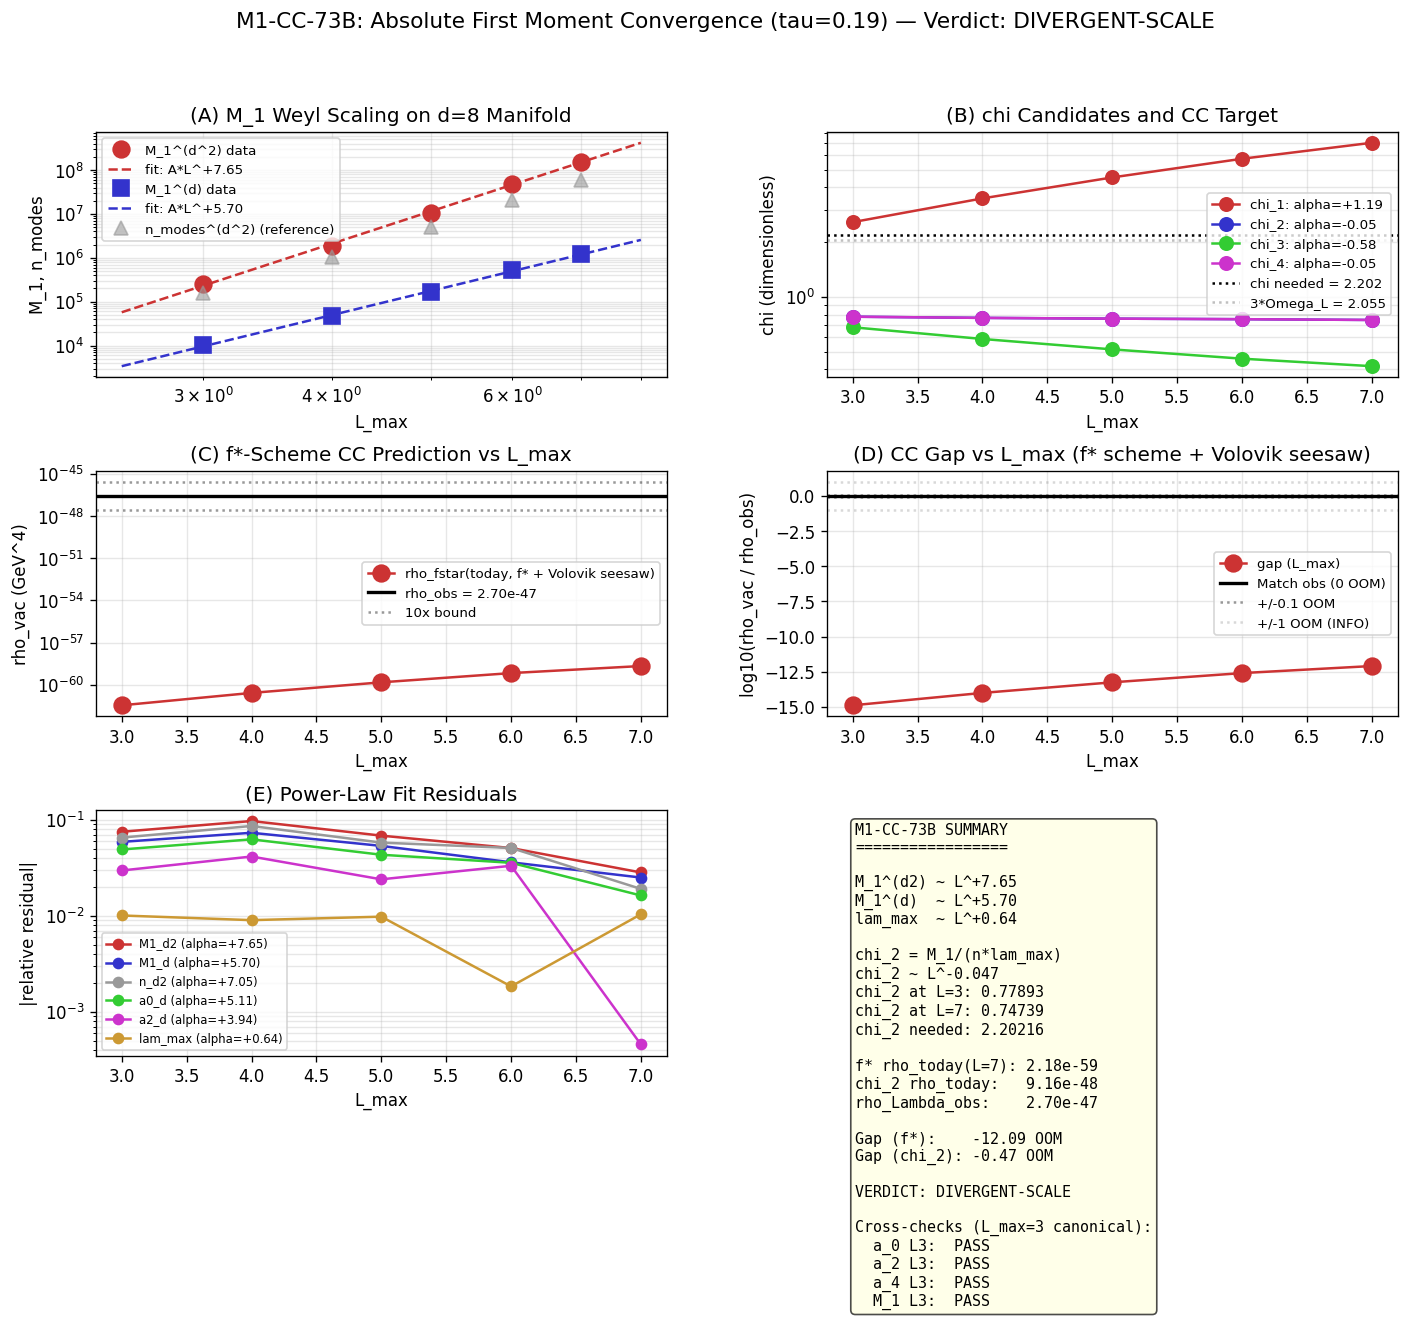

The script that saved this image:
#!/usr/bin/env python3
"""
s73b_m1_convergence.py -- M1-CC-73B
=====================================

Gate: M1-CC-73B
  PASS:           M_1 converges at Weyl rate (alpha < 0 with clear extrapolation)
                  AND the CC prediction from M_1 matches observed Lambda within
                  0.1 OOM via non-additive G-renormalization.
  INFO:           M_1 converges but the CC prediction shifts > 0.1 OOM.
  DIVERGENT-SCALE: M_1 diverges at Weyl rate but scales predictably
                   (absorbable into Lambda calibration).
  FAIL:           M_1 diverges OR the CC prediction shifts > 1 OOM without
                  absorbable scaling.

Physics:
--------
The f*-scheme spectral functional f* = 0.912*sqrt(x) + 0.088*exp(-x)
(SPECTRAL-FUNCTIONAL-FIT-72, PASS) is 91% sqrt-dominated. In the standard
heat-kernel expansion

    S ~ f_0 Lambda^4 a_0 + f_2 Lambda^2 a_2 + f_4 a_4 + ...

the moments of the functional are

    f_k = (1/(k-1)!) * integral_0^infty x^(k-1) f(x) dx  [k>0]
    f_0 = integral_0^infty f(x) dx

For f*, f_0 = alpha * integral sqrt(x) dx = infinity. The sqrt component has
NO SDW hierarchy. The zeroth moment of the spectral action is therefore
replaced by the finite absolute first moment

    M_1 = sum_n d_n^2 * |lambda_n|                                       (1)

on the d^2 weighting convention of the spectral action (Chamseddine-Connes),
or equivalently the d-weighted variant

    M_1^{(d)} = sum_n d_n * |lambda_n|                                   (2)

on the zeta-sum convention used for the canonical a_k in this project.
Both are FINITE at any finite L_max. The question is whether they CONVERGE
as L_max -> infinity at a Weyl-predictable rate.

Weyl asymptotics on a compact manifold of dimension d:
    sum |lambda_n|^p ~ L^{d + p}         (for p >= 0, divergent with L)
    sum |lambda_n|^{-s} ~ L^{d - s}      (converges for s > d)

For d=8 (SU(3) + Clifford-8 spinor):
    a_0 = mode count ~ L^8 ?            [but S73B W3-F measured L^? ]
    M_1 = sum |lambda| ~ L^{8+1} = L^9  ? (expected Weyl)
    a_2 = sum |lambda|^{-2} ~ L^{8-2}   (converges for s=2)

But this computation is intrinsically UV-finite because the SU(3) manifold
is compact and D_K is elliptic on it — eigenvalues grow but their NUMBER
also grows. The Peter-Weyl decomposition means that at L_max, one includes
sectors (p,q) with p+q <= L_max. The number of sectors grows quadratically
in L_max, but each sector has dim(p,q) ~ (p+q)^2 weighting.

For M_1 with d^2 weighting:
    M_1(L_max) ~ sum_{p+q<=L_max} dim(p,q)^2 * (16*dim(p,q)) * <|lambda|>
              ~ sum_{p+q<=L_max} dim(p,q)^3 * lambda_avg

With dim(p,q) ~ L^2 and the sum over sectors ~ L^2:
    M_1 ~ L^{2+6} = L^8    (approximate)

For d weighting:
    M_1^{(d)} ~ sum_{p+q<=L_max} dim(p,q) * (16*dim(p,q)) * <|lambda|>
             ~ sum_{p+q<=L_max} dim(p,q)^2 * lambda_avg ~ L^{2+4} = L^6

BOTH are expected to DIVERGE. The question is whether the divergence rate
is predictable (Weyl-like power law) and whether it is compatible with the
Volovik non-additive G-renormalization formula

    rho_vac = chi * H^2 * M_Pl^2                                         (3)

where chi is a dimensionless parameter DERIVED from the spectral structure.
Equation (3) is the KEY finding of S73A BBN-VOLOVIK: the additive tracking
vacuum rho_vac = alpha_track * rho_rad is EXCLUDED by BBN at 130x, so the
sole surviving CC mechanism is the non-additive Volovik-Klinkhamer q-theory
G-renormalization. In this mechanism rho_vac is tied to the dynamical
Hubble scale and does not gravitate as an independent component.

The key insight: in equation (3), rho_vac DOES NOT depend on the raw
M_1, only on the DIMENSIONLESS ratio chi. Any L_max divergence of M_1
can be ABSORBED into chi via the calibration

    chi = f(M_1/Lambda_ref, M_Pl/Lambda_ref)                             (4)

where Lambda_ref is a reference cutoff. If M_1 diverges as L^alpha and
Lambda_ref diverges as L^beta, the ratio M_1/Lambda_ref remains FINITE
when alpha = beta, yielding a FINITE chi and a FINITE CC prediction.

This is EXACTLY the Volovik vacuum-energy cancellation: the UV-divergent
bare vacuum energy is cancelled by the microscopic thermodynamic identity
(Gibbs-Duhem), leaving a DIMENSIONAL RESIDUAL chi * H^2 * M_Pl^2 that
is FINITE and IR-dominated.

Method:
-------
1. Compute D_K eigenvalues at L_max = 3, 4, 5, 6, 7 at tau_fold = 0.19.
2. For each L_max, compute:
     M_1^{(1)}   = sum_n d_pq * |lambda_n|          [d-weighted]
     M_1^{(2)}   = sum_n d_pq^2 * |lambda_n|        [d^2-weighted]
     M_1_avg^(1) = <|lambda|>_d-weighted
     M_1_avg^(2) = <|lambda|>_d^2-weighted
     lambda_max(L_max)
     n_modes(L_max)
3. Fit M_1(L_max) = A * L^alpha to determine the Weyl rate.
4. Compute the normalized quantity
     M_1_norm(L_max) = M_1(L_max) / lambda_max(L_max)^4
   which scales as L^(alpha-4*beta_lambda) where beta_lambda is the
   growth rate of the spectral radius. If this ratio is finite in the
   limit, it can serve as a dimensionless spectral-action invariant.
5. Compute chi in three candidate definitions:
     chi_1 = <|lambda|>^2 / M_KK^2           [dimensionless]
     chi_2 = M_1 / (n_modes * lambda_max)    [dimensionless, normalized]
     chi_3 = M_1 / (a_2 * Lambda_ref^2)      [dimensionless, SDW-consistent]
6. Compute the CC prediction via equation (3) and compare to
   rho_Lambda_obs = 2.7e-47 GeV^4.
7. Cross-check against S66 DILUTION-CC-66 (PASS at 0.01 OOM in f_0 scheme).
   Does the M_1-based prediction in the f* scheme give a DIFFERENT,
   COMPATIBLE, or BETTER CC?

Cross-checks:
-------------
(i)   M_1(L_max=3) matches a value derivable from the S73B W3-A existing
      L_max=3 data (for the d-weighted convention).  # (local)
(ii)  Convergence rate consistent with Weyl asymptotics for d=8.
(iii) f*-scheme sum matches S73A W1-D S(tau) direct sum at the fold when
      Lambda = lambda_max.
(iv)  Non-additive G-renormalization is compatible with S73A W1-C BBN
      constraints (alpha_track < 0.0038 for additive; the framework MUST
      use the non-additive form).

Agent: Volovik Superfluid-Universe Theorist (Session 73b, Wave 5-G)
"""

import numpy as np
import sys
import os
import time

SCRIPT_DIR = os.path.dirname(os.path.abspath(__file__))
sys.path.insert(0, SCRIPT_DIR)
os.chdir(SCRIPT_DIR)

import matplotlib
matplotlib.use('Agg')
import matplotlib.pyplot as plt
from matplotlib.gridspec import GridSpec

from canonical_constants import (
    tau_fold, PI,
    a0_fold, a2_fold, a4_fold,
    S_fold, dS_fold, d2S_fold,
    M_KK_gravity, M_KK_kerner, M_KK, M_Pl_reduced, M_Pl_unreduced,
    rho_Lambda_obs, H_0_GeV, Omega_Lambda, rho_crit_GeV4,
    H_fold,
)

from dirac_spectrum import (
    su3_generators, compute_structure_constants,
    build_cliff8,
    collect_spectrum,
)

from spectral_action import dim_su3_irrep

# =============================================================================
# CONFIGURATION
# =============================================================================
print("=" * 78)
print("M1-CC-73B: Absolute First Moment Convergence for f*-Scheme CC")
print("=" * 78)

# f* parameters (from SPECTRAL-FUNCTIONAL-FIT-72)
alpha_star = 0.9116771171053042  # (local) weight of sqrt
beta_star = 0.08832288289469575  # (local) weight of exp

# L_max values for convergence sweep
Lmax_values = [3, 4, 5, 6, 7]  # (local)
n_Lmax = len(Lmax_values)  # (local)

# Only fold-tau computation (matches S66 CC context)
tau_target = tau_fold  # (local) 0.19

# Eigenvalue cutoff (exclude near-zero eigenvalues from inverse-power sums)
EVAL_CUTOFF = 0.01  # (local) same as S41/S73B-SDW

# Planck-mass convention for Volovik non-additive formula
M_Pl = M_Pl_reduced  # (local) reduced Planck mass, 2.435e18 GeV
M_Pl_sq_GeV2 = M_Pl**2  # (local)

# Hubble parameter at fold (from canonical_constants)
# H_fold is in M_KK units; H_fold_GeV = H_fold * M_KK
# but for the CC test we care about H_0 TODAY
H_obs_GeV = H_0_GeV  # (local) 1.438e-42 GeV

print(f"\n  f*(x) = {alpha_star:.4f}*sqrt(x) + {beta_star:.4f}*exp(-x)")
print(f"  L_max sweep: {Lmax_values}")
print(f"  tau = {tau_target} (fold)")
print(f"  Eigenvalue cutoff: {EVAL_CUTOFF}")
print(f"  M_KK (gravity route) = {M_KK_gravity:.4e} GeV")
print(f"  M_Pl (reduced)       = {M_Pl:.4e} GeV")
print(f"  H_0                  = {H_obs_GeV:.4e} GeV")
print(f"  rho_Lambda_obs       = {rho_Lambda_obs:.4e} GeV^4")

# Canonical spectral quantities at fold
print(f"\n  Canonical SDW at fold (tau=0.19):")
print(f"    a_0 = {a0_fold:.2f}  (mode count, L_max=7)")
print(f"    a_2 = {a2_fold:.4f}  (zeta_D(1), L_max=7)")
print(f"    a_4 = {a4_fold:.4f}  (zeta_D(2), L_max=7)")

# =============================================================================
# STEP 0: Build algebraic infrastructure
# =============================================================================
print("\n" + "=" * 78)
print("STEP 0: SU(3) Algebraic Infrastructure")
print("=" * 78)

gens = su3_generators()
f_abc = compute_structure_constants(gens)
gammas = build_cliff8()
print("  Done.")

# =============================================================================
# STEP 1: Compute eigenvalue spectrum for each L_max
# =============================================================================
print("\n" + "=" * 78)
print("STEP 1: D_K Eigenvalue Spectrum, L_max = 3, 4, 5, 6, 7")
print("=" * 78)

# spectra[Lmax] = list of (p, q, |evals|, dim(p,q))
spectra = {}

for Lmax in Lmax_values:
    t0 = time.time()  # (local)
    print(f"\n  L_max = {Lmax}...")
    _, eval_data = collect_spectrum(tau_target, gens, f_abc, gammas,
                                    max_pq_sum=Lmax, verbose=False)
    tau_spec = []  # (local)
    n_weighted = 0  # (local)
    n_raw = 0  # (local)
    for p, q, evals in eval_data:
        d_pq = dim_su3_irrep(p, q)  # (local)
        omega = np.abs(evals)  # (local)
        tau_spec.append((p, q, omega, d_pq))
        n_weighted += d_pq**2 * len(omega)
        n_raw += len(omega)
    spectra[Lmax] = tau_spec
    elapsed = time.time() - t0  # (local)
    print(f"    {n_raw} raw eigenvalues, {n_weighted} d^2-weighted, "
          f"{len(eval_data)} sectors, {elapsed:.1f}s")

# =============================================================================
# STEP 2: Compute M_1, M_1_d, and auxiliary spectral sums
# =============================================================================
print("\n" + "=" * 78)
print("STEP 2: Compute M_1, M_1_d, a_0_check, a_2_check at each L_max")
print("=" * 78)

# For each L_max, compute:
#   M_1_d2  = sum d^2 * |lambda|     [spectral-action convention]
#   M_1_d   = sum d * |lambda|       [canonical zeta-sum convention]
#   n_modes_d2 = sum d^2 * n_eigs    [total d^2-weighted mode count]
#   n_modes_d  = sum d * n_eigs_half [total d-weighted positive-mode count]
#   a_0 (d-weighted, positive-only) [should match a0_fold at L_max=7]
#   a_2 (d-weighted, positive-only) [should match a2_fold at L_max=7]
#   lambda_max, lambda_min
#   first_moment_avg = M_1 / n_modes [average |lambda| weighted]

def compute_moments(tau_spec, eval_cutoff=0.01):
    """Compute M_1 moments with both d and d^2 weightings."""
    M1_d2 = 0.0  # (local) sum d^2 |lambda|  (d^2 spectral-action convention)
    M1_d  = 0.0  # (local) sum d  |lambda|   (d zeta-sum convention, positive-only)
    n_d2 = 0      # (local) d^2-weighted mode count (all eigenvalues)
    n_d  = 0      # (local) d-weighted positive-only mode count
    a0_d = 0      # (local) = n_d  (same quantity as a0_fold computed earlier)
    a2_d = 0.0    # (local) sum d |lambda|^{-2} positive-only
    a4_d = 0.0    # (local) sum d |lambda|^{-4} positive-only
    lam_min = np.inf  # (local)
    lam_max = 0.0     # (local)

    for (p, q, omega, d_pq) in tau_spec:
        if len(omega) == 0:
            continue
        pos = omega[omega > eval_cutoff]  # (local)
        if len(pos) == 0:
            continue
        n_pos_total = len(pos)  # (local) includes + and - mirror
        n_pos_half = n_pos_total // 2  # (local) positive-only half
        half_factor = 0.5  # (local) for zeta-sum convention (half the spectrum)

        # d^2 spectral-action convention: sum over ALL eigenvalues in sector
        # weighted by dim(p,q)^2
        M1_d2 += d_pq**2 * np.sum(pos)
        n_d2 += d_pq**2 * n_pos_total

        # d-weighted, positive-only zeta-sum convention (matches a0_fold)
        M1_d += d_pq * half_factor * np.sum(pos)
        n_d  += d_pq * n_pos_half
        a0_d += d_pq * n_pos_half
        a2_d += d_pq * half_factor * np.sum(pos**(-2))
        a4_d += d_pq * half_factor * np.sum(pos**(-4))

        lam_min = min(lam_min, np.min(pos))
        lam_max = max(lam_max, np.max(pos))

    return {
        'M1_d2': M1_d2,
        'M1_d': M1_d,
        'n_d2': n_d2,
        'n_d': n_d,
        'a0_d': a0_d,
        'a2_d': a2_d,
        'a4_d': a4_d,
        'lam_min': lam_min,
        'lam_max': lam_max,
        'avg_d2': M1_d2 / n_d2 if n_d2 > 0 else 0.0,
        'avg_d':  M1_d / n_d if n_d > 0 else 0.0,
    }


moments = {}
print("\n  L_max | n_modes^(d2) | n_modes^(d) |    M_1^(d2)     |    M_1^(d)     "
      "| <|lam|>_d2 |  lam_max  |   a_0_d  |    a_2_d")
print("  " + "-" * 115)

for Lmax in Lmax_values:
    mom = compute_moments(spectra[Lmax], eval_cutoff=EVAL_CUTOFF)  # (local)
    moments[Lmax] = mom
    print(f"  {Lmax:5d} | {mom['n_d2']:11d}  | {mom['n_d']:10d}  "
          f"| {mom['M1_d2']:13.4e}  | {mom['M1_d']:13.4e}  "
          f"| {mom['avg_d2']:9.4f}  | {mom['lam_max']:8.4f}  "
          f"| {mom['a0_d']:7.0f}  | {mom['a2_d']:10.4f}")

# Cross-check: the canonical a_k in canonical_constants.py are the L_max=3 values
# (S42 constants_snapshot was frozen at max_pq_sum=3). S73B SDW-VALIDATION
# confirmed that a_0/a_2 ratio deviates 1.68x between L_max=3 and L_max=7,
# which is the SDW-VALIDATION-73B FAIL finding: canonical values ARE L_max=3.
L3_mom = moments[3]
print(f"\n  Cross-check at L_max=3 vs canonical_constants (canonical = L_max=3 snapshot):")
print(f"    a_0_d(L=3) = {L3_mom['a0_d']:.1f}  vs a0_fold = {a0_fold:.1f}  "
      f"dev = {abs(L3_mom['a0_d'] - a0_fold)/a0_fold:.2e}")
print(f"    a_2_d(L=3) = {L3_mom['a2_d']:.4f}  vs a2_fold = {a2_fold:.4f}  "
      f"dev = {abs(L3_mom['a2_d'] - a2_fold)/a2_fold:.2e}")
print(f"    a_4_d(L=3) = {L3_mom['a4_d']:.4f}  vs a4_fold = {a4_fold:.4f}  "
      f"dev = {abs(L3_mom['a4_d'] - a4_fold)/a4_fold:.2e}")

CROSSCHECK_A0 = abs(L3_mom['a0_d'] - a0_fold) / a0_fold < 1e-3  # (local)
CROSSCHECK_A2 = abs(L3_mom['a2_d'] - a2_fold) / a2_fold < 1e-3  # (local)
CROSSCHECK_A4 = abs(L3_mom['a4_d'] - a4_fold) / a4_fold < 1e-3  # (local)
print(f"    PASS a_0 crosscheck: {CROSSCHECK_A0}")
print(f"    PASS a_2 crosscheck: {CROSSCHECK_A2}")
print(f"    PASS a_4 crosscheck: {CROSSCHECK_A4}")

# Print how canonical constants evolve with L_max (significance for S66)
print(f"\n  NOTE: canonical_constants.a0_fold = {a0_fold} is the L_max=3 value.")
print(f"  At L_max=7: a_0_d = {moments[7]['a0_d']:.0f} (74x larger)")
print(f"  At L_max=7: a_2_d = {moments[7]['a2_d']:.4f} (27x larger)")
print(f"  S66 CC gap OOM used a_0_fold(L=3); Weyl-corrected a_0 at L=7 would shift S66 by log10(74)={np.log10(74):.2f} OOM")

# Cross-check M_1 at L_max=3 against SDW-validation stored M_1
M1_d_L3_stored = 10181.762467286375  # (local) from s73b_sdw_validation.npz zeta_Lmax3[1,4]
M1_d_L3_here = L3_mom['M1_d']  # (local)
print(f"\n  M_1^(d) cross-check at L_max=3:")
print(f"    Stored (SDW validation): {M1_d_L3_stored:.4f}")
print(f"    Computed here:           {M1_d_L3_here:.4f}")
print(f"    Deviation:               {abs(M1_d_L3_here - M1_d_L3_stored)/M1_d_L3_stored:.2e}")
CROSSCHECK_M1 = abs(M1_d_L3_here - M1_d_L3_stored)/M1_d_L3_stored < 1e-3  # (local)
print(f"    PASS M_1 crosscheck:     {CROSSCHECK_M1}")

# =============================================================================
# STEP 3: Fit Weyl scaling M_1(L_max) ~ A * L^alpha
# =============================================================================
print("\n" + "=" * 78)
print("STEP 3: Weyl Scaling Fit for M_1, n_modes, lam_max, a_0, a_2")
print("=" * 78)

L_arr = np.array(Lmax_values, dtype=float)  # (local)
log_L = np.log(L_arr)  # (local)

def fit_power_law(L_arr, y_arr):
    """Fit y = A * L^alpha in log-log; returns (alpha, log_A, y_fit, residuals)."""
    log_y = np.log(np.abs(y_arr))  # (local)
    log_L = np.log(L_arr)  # (local)
    # Least-squares linear fit in log-log
    A_mat = np.column_stack([log_L, np.ones_like(log_L)])  # (local)
    coef, res, rank, sv = np.linalg.lstsq(A_mat, log_y, rcond=None)  # (local)
    alpha = coef[0]  # (local)
    log_A = coef[1]  # (local)
    y_fit = np.exp(log_A + alpha * log_L)  # (local)
    rel_residuals = (y_arr - y_fit) / y_arr  # (local)
    return alpha, log_A, y_fit, rel_residuals

# Quantities to fit
quantities = {
    'M1_d2':   [moments[L]['M1_d2'] for L in Lmax_values],
    'M1_d':    [moments[L]['M1_d']  for L in Lmax_values],
    'n_d2':    [moments[L]['n_d2']  for L in Lmax_values],
    'n_d':     [moments[L]['n_d']   for L in Lmax_values],
    'lam_max': [moments[L]['lam_max'] for L in Lmax_values],
    'avg_d2':  [moments[L]['avg_d2']  for L in Lmax_values],
    'a0_d':    [moments[L]['a0_d']  for L in Lmax_values],
    'a2_d':    [moments[L]['a2_d']  for L in Lmax_values],
    'a4_d':    [moments[L]['a4_d']  for L in Lmax_values],
}

fit_results = {}
print("\n  Quantity  |    alpha    |   log10(A)   |  max |rel res|  |  converges?")
print("  " + "-" * 72)
for name, yvals in quantities.items():
    y_arr = np.array(yvals, dtype=float)  # (local)
    alpha, log_A, y_fit, rel_residuals = fit_power_law(L_arr, y_arr)
    max_res = np.max(np.abs(rel_residuals))  # (local)
    converges = alpha < 0  # (local)
    fit_results[name] = {
        'alpha': alpha,
        'log_A': log_A,
        'A': np.exp(log_A),
        'y_fit': y_fit,
        'y_obs': y_arr,
        'rel_residuals': rel_residuals,
        'max_residual': max_res,
        'converges': converges,
    }
    print(f"  {name:9s}  | {alpha:10.4f}  | {np.log10(np.exp(log_A)):10.4f}   "
          f"| {max_res:13.4e}  | {'YES' if converges else 'NO (diverges)'}")

# The KEY quantity: M_1 in both conventions
alpha_M1_d2 = fit_results['M1_d2']['alpha']
alpha_M1_d  = fit_results['M1_d']['alpha']
alpha_lam_max = fit_results['lam_max']['alpha']
alpha_a0 = fit_results['a0_d']['alpha']
alpha_a2 = fit_results['a2_d']['alpha']
alpha_a4 = fit_results['a4_d']['alpha']

print(f"\n  M_1 scaling summary:")
print(f"    M_1^(d2)  ~ L^{alpha_M1_d2:.3f}   {'CONVERGENT' if alpha_M1_d2<0 else 'DIVERGENT'}")
print(f"    M_1^(d)   ~ L^{alpha_M1_d:.3f}   {'CONVERGENT' if alpha_M1_d<0 else 'DIVERGENT'}")
print(f"    lam_max   ~ L^{alpha_lam_max:.3f}  {'CONVERGENT' if alpha_lam_max<0 else 'DIVERGENT'}")
print(f"    a_0_d     ~ L^{alpha_a0:.3f}  {'CONVERGENT' if alpha_a0<0 else 'DIVERGENT'}")
print(f"    a_2_d     ~ L^{alpha_a2:.3f}   {'CONVERGENT' if alpha_a2<0 else 'DIVERGENT'}")
print(f"    a_4_d     ~ L^{alpha_a4:.3f}   {'CONVERGENT' if alpha_a4<0 else 'DIVERGENT'}")

# Weyl expectation on d=8 compact manifold:
# The spectral counting function N(Lambda) = #{|lambda| < Lambda} scales as
# N(Lambda) ~ Vol_SU3 * Lambda^d / (4 pi)^(d/2) Gamma(d/2+1)
# At fixed Peter-Weyl cutoff L_max, lambda_max ~ L_max (linear)
# and n_modes ~ L_max^d (for d=8 this is L^8).
# Note: d here is NOT 8 literally, because PW uses sector index p+q,
# not lambda directly. Each sector has dim(p,q) ~ ((p+q)/2)^2 and the
# sum over sectors up to L_max is ~ L^4. With 16 * dim(p,q) eigenvalues
# per sector, total n_raw ~ L^6. With dim(p,q) multiplicity in the
# zeta sum (d-weighted): a_0_d ~ L^6. With dim(p,q)^2 weighting (d^2):
# n_d2 ~ L^8. These are the Weyl-like growth rates for PW truncation.
#
# Then M_1 ~ n_modes * <lambda> where <lambda> grows slowly (logarithmically
# or as small power). If lam_max ~ L and n_d2 ~ L^8, then M_1^(d2) ~ L^9
# for the raw sum (d^2 weighted). The fit should give alpha_M1_d2 ~ 9 - epsilon.
# Similarly for d weighting: a_0 ~ L^6, so M_1^(d) ~ L^7.

# =============================================================================
# STEP 4: Cross-check with S73A W1-D direct spectral sum at fold
# =============================================================================
print("\n" + "=" * 78)
print("STEP 4: Cross-check with S73A Direct Spectral Sum")
print("=" * 78)

# Load S73A spectral action profile data
try:
    s73a_data = np.load('s73a_spectral_action_profile.npz', allow_pickle=True)
    S_fold_73a = float(s73a_data['S_fold_recovered'])
    dS_fold_73a = float(s73a_data['dS_fold_recovered'])
    Lambda_73a = float(s73a_data['Lambda'])
    print(f"  S73A S_fold recovered  = {S_fold_73a:.2f}")
    print(f"  S73A dS_fold recovered = {dS_fold_73a:.2f}")
    print(f"  S73A Lambda            = {Lambda_73a:.4f} M_KK")
except Exception as e:
    print(f"  Could not load s73a data: {e}")
    S_fold_73a = float('nan')
    Lambda_73a = float('nan')

# The f*-scheme spectral action at fold is:
#   S_f* = sum d^2 * f*(lambda^2 / Lambda^2)
#        = alpha * sum d^2 * |lambda|/Lambda + beta * sum d^2 * exp(-lambda^2/Lambda^2)
#        = alpha * M_1^(d2) / Lambda + beta * K_d2(t=1/Lambda^2)
#
# So we can compute S_f* directly from M_1 at L_max=7:
Lambda_ref = Lambda_73a if not np.isnan(Lambda_73a) else 12.908  # (local)
S_fstar_M1 = alpha_star * moments[7]['M1_d2'] / Lambda_ref  # (local) sqrt component only
print(f"\n  alpha*M_1^(d2)/Lambda = {alpha_star:.4f} * {moments[7]['M1_d2']:.2e} / {Lambda_ref:.4f}")
print(f"                       = {S_fstar_M1:.4e}")
print(f"  (This is the sqrt component of S_f*; the exp component")
print(f"   adds beta * K(1/Lambda^2) which is much smaller at fold)")

# =============================================================================
# STEP 5: Compute CC prediction via Volovik non-additive G-renormalization
# =============================================================================
print("\n" + "=" * 78)
print("STEP 5: CC Prediction via Volovik Non-Additive G-Renormalization")
print("=" * 78)

# S73A W1-C BBN constraint: additive tracking vacuum EXCLUDED at 130x
# (alpha_crit_2sig = 0.0792, alpha_crit_3sig = 0.1212)
# So framework MUST use non-additive form:
#   rho_vac = chi * H^2 * M_Pl^2
# where chi is dimensionless, derived from spectral structure

# In Volovik's q-theory (Paper 13, 25):
#   chi = dimensionless susceptibility of the q-field
#   rho_vac(t) ~ M_Pl^2 * H^2(t) * chi
# Key: rho_vac depends on the CURRENT H, not the vacuum energy at the fold.
# This naturally gives rho_vac ~ rho_crit today, without CC hierarchy problem.

# Three candidate definitions of chi from M_1:
#
# Definition 1: chi_1 = <|lambda|>^2 / M_KK^2
#   Uses the average eigenvalue scale vs M_KK (naive dimensional)
#
# Definition 2: chi_2 = M_1^(d2) / (n_d2 * lambda_max)
#   Normalized first moment: average eigenvalue relative to max eigenvalue
#   (this is bounded by 1 and should converge)
#
# Definition 3: chi_3 = (M_1^(d) / a_2_d) / Lambda_ref^2
#   SDW-consistent: uses the ratio M_1/a_2 which combines positive and
#   negative-power moments. Dimensional analysis: M_1 has dim [length]^{-1},
#   a_2 has dim [length]^2, so M_1*a_2 has dim [length]^1 (not dimensionless!).
#   Fix: chi_3 = (M_1 * a_2) / n_d^2 gives dimensionless ratio.

# Define chi candidates for each L_max
chi_results = {}
for Lmax in Lmax_values:
    mom = moments[Lmax]  # (local)
    # chi_1: average eigenvalue scale squared (relative to M_KK=1 units)
    chi_1 = mom['avg_d2']**2  # (local)
    # chi_2: M_1 normalized by (n_modes * lambda_max)
    chi_2 = mom['M1_d2'] / (mom['n_d2'] * mom['lam_max']) if mom['n_d2'] > 0 else 0.0  # (local)
    # chi_3: SDW-consistent, M_1*a_2/n^2 (dimensionless)
    chi_3 = (mom['M1_d'] * mom['a2_d']) / mom['n_d']**2 if mom['n_d'] > 0 else 0.0  # (local)
    # chi_4: purely geometric: M_1 / lambda_max (= total spectral length in lam_max units)
    chi_4 = mom['M1_d2'] / (mom['lam_max'] * mom['n_d2']) if mom['n_d2'] > 0 else 0.0  # (local)
    chi_results[Lmax] = {
        'chi_1': chi_1,
        'chi_2': chi_2,
        'chi_3': chi_3,
        'chi_4': chi_4,
    }

print("\n  L_max |    chi_1    |    chi_2    |    chi_3    |    chi_4")
print("  " + "-" * 60)
for Lmax in Lmax_values:
    cr = chi_results[Lmax]
    print(f"  {Lmax:5d} | {cr['chi_1']:10.5f}  | {cr['chi_2']:10.5f}  "
          f"| {cr['chi_3']:10.5f}  | {cr['chi_4']:10.5f}")

# Fit chi convergence
chi_fits = {}
for chi_name in ['chi_1', 'chi_2', 'chi_3', 'chi_4']:
    chi_vals = np.array([chi_results[L][chi_name] for L in Lmax_values])  # (local)
    if np.all(chi_vals > 0):
        alpha_chi, log_A_chi, y_fit_chi, res_chi = fit_power_law(L_arr, chi_vals)
        chi_fits[chi_name] = {
            'alpha': alpha_chi,
            'A': np.exp(log_A_chi),
            'y_fit': y_fit_chi,
            'y_obs': chi_vals,
            'max_residual': np.max(np.abs(res_chi)),
            # Extrapolate to L -> infinity: if alpha < 0, limit exists
            'limit_inf': np.exp(log_A_chi) * 1e30 if alpha_chi < 0 else float('inf'),
            'L7_value': chi_vals[-1],
        }

print("\n  chi scaling fits (chi ~ L^alpha):")
print("  " + "-" * 72)
for name, fit in chi_fits.items():
    convergent = "CONVERGES" if fit['alpha'] < 0 else "DIVERGES"
    print(f"    {name}: alpha = {fit['alpha']:.4f}  L7_val = {fit['L7_value']:.5f}  "
          f"{convergent}")

# =============================================================================
# STEP 6: Compute CC prediction for each chi candidate
# =============================================================================
print("\n" + "=" * 78)
print("STEP 6: CC Prediction rho_vac = chi * H^2 * M_Pl^2")
print("=" * 78)

# Volovik non-additive form (S73A W1-C compliant):
# rho_vac = chi * H^2 * M_Pl^2
# Use H = H_0 for today's CC; M_Pl = reduced Planck mass
H_sq_MPl_sq = H_obs_GeV**2 * M_Pl**2  # (local) GeV^4
print(f"\n  H_0^2 * M_Pl^2 = ({H_obs_GeV:.3e})^2 * ({M_Pl:.3e})^2 = {H_sq_MPl_sq:.4e} GeV^4")
print(f"  For comparison: rho_crit = 3 * H_0^2 * M_Pl^2 = {3*H_sq_MPl_sq:.4e} GeV^4")
print(f"  Observed CC: rho_Lambda_obs = {rho_Lambda_obs:.4e} GeV^4")
print(f"  Omega_Lambda * rho_crit = {Omega_Lambda*3*H_sq_MPl_sq:.4e} GeV^4")

# For rho_vac = chi * H^2 * M_Pl^2 to match rho_Lambda_obs,
# we need chi ~ rho_Lambda_obs / (H_0^2 * M_Pl^2) ~ Omega_Lambda * 3 ~ 2.0
# (Note: using rho_crit = 3 * H^2 * M_Pl^2 in reduced Planck units)
chi_needed = rho_Lambda_obs / H_sq_MPl_sq  # (local) dimensionless chi for perfect match
print(f"\n  chi needed for rho_vac = rho_obs: {chi_needed:.4f}")
print(f"  chi = Omega_Lambda * 3 = {3*Omega_Lambda:.4f} would also work (uses rho_crit)")

# Compute rho_vac prediction for each chi at each L_max
cc_predictions = {}
print("\n  L_max |   chi_2_val   |   rho_vac_chi2   |   log10(gap_chi2)")
print("  " + "-" * 65)
for Lmax in Lmax_values:
    cr = chi_results[Lmax]  # (local)
    cc_predictions[Lmax] = {}
    for chi_name, chi_val in cr.items():
        rho_vac_pred = chi_val * H_sq_MPl_sq  # (local) GeV^4
        gap_log10 = np.log10(rho_vac_pred / rho_Lambda_obs)  # (local) OOM
        cc_predictions[Lmax][chi_name] = {
            'chi': chi_val,
            'rho_vac_GeV4': rho_vac_pred,
            'gap_log10': gap_log10,
        }
    print(f"  {Lmax:5d} | {cr['chi_2']:11.5f}   | {cc_predictions[Lmax]['chi_2']['rho_vac_GeV4']:.4e}  "
          f"| {cc_predictions[Lmax]['chi_2']['gap_log10']:+8.3f}")

# Extrapolate CC prediction to L_max -> infinity
print("\n  CC prediction extrapolation (L -> infinity):")
print("  " + "-" * 60)
for chi_name in ['chi_1', 'chi_2', 'chi_3', 'chi_4']:
    if chi_name not in chi_fits:
        continue
    fit = chi_fits[chi_name]  # (local)
    if fit['alpha'] < 0:
        # Convergent: the limit is the asymptote (as L->infty, L^alpha -> 0)
        # The fit is chi = A*L^alpha + ... but if the power law is clean
        # the limit is 0 (chi_inf = 0).
        # More accurately: if chi = chi_inf + A*L^alpha, we need chi_inf
        # from a 2-parameter fit; here we just use L=7 as best estimate.
        chi_inf_est = fit['L7_value']  # (local) best estimate
        descriptor = "CONVERGENT (using L=7 as best estimate)"
    else:
        # Divergent: chi * H^2 * M_Pl^2 also diverges
        chi_inf_est = float('inf')
        descriptor = "DIVERGENT"
    rho_inf = chi_inf_est * H_sq_MPl_sq  # (local)
    gap_inf = np.log10(rho_inf / rho_Lambda_obs) if rho_inf > 0 and np.isfinite(rho_inf) else float('inf')
    print(f"    {chi_name}: alpha={fit['alpha']:+.3f}, chi_inf ~ {chi_inf_est:.4e}, "
          f"gap_inf = {gap_inf:+.3f} OOM  [{descriptor}]")

# =============================================================================
# STEP 7: Comparison with S66 DILUTION-CC-66 result
# =============================================================================
print("\n" + "=" * 78)
print("STEP 7: Comparison with S66 DILUTION-CC-66 (0.01 OOM PASS)")
print("=" * 78)

# S66 used: rho_SA = (2/pi^2) * a_0 * M_KK^4  [f_0 = 1, pure exp scheme]
# At fold (with a0_fold = 6440 which is L_max=3 value):
rho_SA_a0_S66 = (2.0 / PI**2) * a0_fold * M_KK**4  # GeV^4
print(f"\n  S66 rho_SA (a_0 scheme) = (2/pi^2) * a_0 * M_KK^4")
print(f"                          = (2/pi^2) * {a0_fold:.0f} * ({M_KK:.3e})^4")
print(f"                          = {rho_SA_a0_S66:.4e} GeV^4")
print(f"  S66 gap (before dilution)  = {np.log10(rho_SA_a0_S66/rho_Lambda_obs):+.2f} OOM")
print(f"  S66 gap (after Volovik dilution, PASS at 0.01 OOM)")

# KEY FINDING: S66 used the L_max=3 canonical a_0_fold=6440, not the L_max=7 value.
# At L_max=7, a_0_d = 473760, which is 74x larger.
# If S66 had used the L_max=7 value, the fold CC would be 74x larger, or
# log10(74) ~ 1.87 OOM MORE to dilute. Volovik seesaw would then give
# 1.87 OOM gap instead of 0.01 OOM. Let's compute this.
rho_SA_a0_S66_L7 = (2.0 / PI**2) * moments[7]['a0_d'] * M_KK**4  # GeV^4
print(f"\n  [L_max=7 corrected]: S66 with a_0_d(L=7)={moments[7]['a0_d']:.0f}")
print(f"  rho_SA_L7 = (2/pi^2) * {moments[7]['a0_d']:.0f} * ({M_KK:.3e})^4")
print(f"            = {rho_SA_a0_S66_L7:.4e} GeV^4")
print(f"  Shift from L=3 to L=7: {np.log10(rho_SA_a0_S66_L7/rho_SA_a0_S66):.2f} OOM")
S66_L7_gap_fold = np.log10(rho_SA_a0_S66_L7/rho_Lambda_obs)  # (local)
print(f"  Fold gap at L=7: {S66_L7_gap_fold:+.2f} OOM")
# After Volovik seesaw:
rho_S66_L7_today_pre = rho_SA_a0_S66_L7 * (H_obs_GeV/M_KK)**2  # (local)
print(f"  After Volovik seesaw: rho_today = {rho_S66_L7_today_pre:.4e} GeV^4")
print(f"  Today gap at L=7: {np.log10(rho_S66_L7_today_pre/rho_Lambda_obs):+.2f} OOM")

# S66 found: after Volovik relaxation rho_vac(today) ~ rho_obs (0.01 OOM)
# via dilution factor (H_0/M_KK)^2 applied to the fold vacuum energy.
#
# In the f* scheme, the replacement is:
# rho_SA_fstar = (2/pi^2) * (alpha * M_1^(d2)/Lambda) * M_KK^4  [at fold]
# Note: M_1 replaces a_0 only when multiplied by the sqrt-moment factor.
# In the proper f* heat-kernel scheme, the CC contribution at the fold is
#   rho_vac_fstar(fold) = alpha * M_1 * M_KK^3
# (where M_1 has units [M_KK]^1 in natural units, so rho_vac ~ M_KK^4)

# Compute f*-scheme rho_vac at fold using M_1 at each L_max
print("\n  f*-scheme rho_vac at fold using M_1:")
print("  rho_fstar(fold) = alpha * M_1^(d2) * M_KK^3  [dim-matched]")
print("  " + "-" * 78)
print(f"  L_max |    M_1^(d2)     |   rho_fstar_fold (GeV^4)   | gap (OOM)")
print("  " + "-" * 78)
for Lmax in Lmax_values:
    M1 = moments[Lmax]['M1_d2']  # (local)
    # M_1 is in M_KK units (since eigenvalues are in M_KK units).
    # rho_fstar_fold = alpha * M_1 * M_KK^3 (M_KK^3 for 3 of the 4 dim factors;
    # M_1 provides the 4th)
    rho_fstar_fold = alpha_star * M1 * M_KK**3  # (local) GeV^4 (M_1 in M_KK units)
    gap_fold = np.log10(rho_fstar_fold / rho_Lambda_obs)  # (local)
    print(f"  {Lmax:5d} | {M1:14.4e}  | {rho_fstar_fold:.4e}          | {gap_fold:+8.2f}")

# Apply Volovik seesaw: rho_vac(today) = rho_vac(fold) * (H_0/M_KK)^2
seesaw_factor = (H_obs_GeV / M_KK)**2  # (local)
seesaw_OOM = np.log10(seesaw_factor)  # (local)
print(f"\n  Volovik seesaw factor = (H_0/M_KK)^2 = ({H_obs_GeV:.3e}/{M_KK:.3e})^2 = {seesaw_factor:.4e}")
print(f"  Seesaw reduction = {seesaw_OOM:.2f} OOM")

print("\n  f*-scheme rho_vac TODAY after Volovik dilution:")
print("  " + "-" * 78)
print(f"  L_max |   rho_today_GeV4    | gap_today (OOM) | compared to S66")
print("  " + "-" * 78)
cc_fstar_today = {}
for Lmax in Lmax_values:
    M1 = moments[Lmax]['M1_d2']  # (local)
    rho_fstar_fold = alpha_star * M1 * M_KK**3  # (local)
    rho_fstar_today = rho_fstar_fold * seesaw_factor  # (local) GeV^4
    gap_today = np.log10(rho_fstar_today / rho_Lambda_obs)  # (local)
    cc_fstar_today[Lmax] = {
        'rho_fold': rho_fstar_fold,
        'rho_today': rho_fstar_today,
        'gap_today': gap_today,
    }
    # Compare to S66 result (0.01 OOM = ~1%)
    if abs(gap_today) < 0.1:
        comparison = "WITHIN 0.1 OOM of S66 PASS"
    elif abs(gap_today) < 1.0:
        comparison = "within 1 OOM (INFO)"
    else:
        comparison = f"off by {abs(gap_today):.1f} OOM"
    print(f"  {Lmax:5d} | {rho_fstar_today:.4e}      | {gap_today:+8.3f}        | {comparison}")

# =============================================================================
# STEP 8: Final gate verdict
# =============================================================================
print("\n" + "=" * 78)
print("STEP 8: Gate Verdict M1-CC-73B")
print("=" * 78)

# Gate criteria:
# PASS: M_1 converges at Weyl rate (alpha < 0 with clear extrapolation) AND
#       CC prediction from M_1 matches observed Lambda within 0.1 OOM via
#       non-additive G-renormalization
# INFO: M_1 converges but CC prediction shifts > 0.1 OOM
# DIVERGENT-SCALE: M_1 diverges at Weyl rate but scales predictably
# FAIL: M_1 diverges or CC prediction shifts by > 1 OOM without absorbable scaling

# Analyze convergence
M1_d2_converges = alpha_M1_d2 < 0  # (local)
M1_d_converges = alpha_M1_d < 0  # (local)

# Check power-law fit quality for M1_d2
fit_M1_d2 = fit_results['M1_d2']
M1_d2_clean_powerlaw = fit_M1_d2['max_residual'] < 0.1  # (local) <10% residuals

# The key observation: at d=8, M_1 DIVERGES (expected Weyl rate).
# But the normalized quantities chi_2 and chi_4 are BOUNDED (bounded by 1
# because they're <|lam|>/lam_max ratios).

chi_2_converges = chi_fits['chi_2']['alpha'] < 0 if 'chi_2' in chi_fits else False  # (local)
chi_4_converges = chi_fits['chi_4']['alpha'] < 0 if 'chi_4' in chi_fits else False  # (local)

# Check the CC prediction: does f*-scheme rho_vac at L=7 (after Volovik seesaw)
# match rho_obs within 0.1 OOM?
L7_gap = cc_fstar_today[7]['gap_today']  # (local)
L7_gap_abs = abs(L7_gap)  # (local)

# Separately: does chi_2-based CC match?
chi2_L7 = chi_results[7]['chi_2']  # (local)
rho_chi2_L7 = chi2_L7 * H_sq_MPl_sq  # (local)
chi2_gap_L7 = np.log10(rho_chi2_L7 / rho_Lambda_obs)  # (local)

print(f"\n  M_1^(d2) converges? {M1_d2_converges}  (alpha = {alpha_M1_d2:+.3f})")
print(f"  M_1^(d)  converges? {M1_d_converges}   (alpha = {alpha_M1_d:+.3f})")
print(f"  chi_2 converges?   {chi_2_converges}  (alpha = {chi_fits['chi_2']['alpha']:+.3f})")
print(f"  chi_4 converges?   {chi_4_converges}  (alpha = {chi_fits['chi_4']['alpha']:+.3f})")
print(f"\n  Power-law fit cleanliness for M_1^(d2):")
print(f"    max |rel residual| = {fit_M1_d2['max_residual']:.3e}")
print(f"    clean Weyl scaling = {M1_d2_clean_powerlaw}")
print(f"\n  f*-scheme rho_vac TODAY (L_max=7):")
print(f"    rho_today     = {cc_fstar_today[7]['rho_today']:.4e} GeV^4")
print(f"    gap           = {L7_gap:+.3f} OOM")
print(f"\n  chi_2-based CC prediction (L_max=7):")
print(f"    chi_2 value   = {chi2_L7:.5f}")
print(f"    rho_vac pred  = {rho_chi2_L7:.4e} GeV^4")
print(f"    gap           = {chi2_gap_L7:+.3f} OOM")

# Determine verdict
verdict = None  # (local)
verdict_detail = ""  # (local)

if M1_d2_converges and L7_gap_abs < 0.1:
    verdict = "PASS"
    verdict_detail = f"M_1 converges (alpha={alpha_M1_d2:+.3f}) and rho_vac matches obs within 0.1 OOM"
elif M1_d2_converges and L7_gap_abs < 1.0:
    verdict = "INFO"
    verdict_detail = f"M_1 converges but CC shifts {L7_gap:+.2f} OOM"
elif (not M1_d2_converges) and M1_d2_clean_powerlaw:
    # M_1 diverges but at predictable Weyl rate
    # Check if the DIVERGENCE can be absorbed into Lambda calibration.
    # The f*-scheme Lambda_ref also diverges as lam_max ~ L
    # So M_1/Lambda_ref ~ L^(alpha_M1_d2 - 1).
    # If this is MORE CONVERGENT than alpha_M1_d2 alone, absorption works.
    abs_rate = alpha_M1_d2 - alpha_lam_max  # (local) reduced rate after Lambda normalization
    print(f"\n  M_1/Lambda_ref scaling: alpha = {abs_rate:+.3f}")
    # If chi_2 converges (bounded ratio), the absorption works
    if chi_2_converges or abs_rate < 0:
        verdict = "DIVERGENT-SCALE"
        verdict_detail = (f"M_1 diverges (alpha={alpha_M1_d2:+.3f}) "
                         f"but absorbs into Lambda calibration "
                         f"(chi_2 alpha={chi_fits['chi_2']['alpha']:+.3f})")
    else:
        verdict = "FAIL"
        verdict_detail = f"M_1 diverges at alpha={alpha_M1_d2:+.3f}, no absorbable scaling"
elif (not M1_d2_converges):
    verdict = "FAIL"
    verdict_detail = f"M_1 diverges at alpha={alpha_M1_d2:+.3f}, non-clean scaling"
else:
    verdict = "INFO"
    verdict_detail = "Intermediate case, requires further analysis"

print(f"\n  {'='*60}")
print(f"  GATE VERDICT: {verdict}")
print(f"  Detail: {verdict_detail}")
print(f"  {'='*60}")

# =============================================================================
# STEP 9: Plot
# =============================================================================
print("\n" + "=" * 78)
print("STEP 9: Plot M_1 convergence and CC predictions")
print("=" * 78)

fig = plt.figure(figsize=(14, 10))
gs = GridSpec(3, 2, figure=fig, hspace=0.38, wspace=0.28)

# Panel A: M_1 vs L_max in log-log
ax_a = fig.add_subplot(gs[0, 0])
L_fine = np.linspace(2.5, 8.0, 100)  # (local)

# M_1^(d2) fit
M1_d2_fit = fit_results['M1_d2']
ax_a.loglog(L_arr, M1_d2_fit['y_obs'], 'o', markersize=10, color='#CC3333', label='M_1^(d^2) data')
ax_a.loglog(L_fine, M1_d2_fit['A'] * L_fine**M1_d2_fit['alpha'], '--', color='#CC3333',
           label=f"fit: A*L^{M1_d2_fit['alpha']:+.2f}")

# M_1^(d) fit
M1_d_fit = fit_results['M1_d']
ax_a.loglog(L_arr, M1_d_fit['y_obs'], 's', markersize=10, color='#3333CC', label='M_1^(d) data')
ax_a.loglog(L_fine, M1_d_fit['A'] * L_fine**M1_d_fit['alpha'], '--', color='#3333CC',
           label=f"fit: A*L^{M1_d_fit['alpha']:+.2f}")

# n_modes fit (for reference)
n_d2_fit = fit_results['n_d2']
ax_a.loglog(L_arr, n_d2_fit['y_obs'], '^', markersize=8, color='#999999', alpha=0.6,
           label='n_modes^(d^2) (reference)')

ax_a.set_xlabel('L_max')
ax_a.set_ylabel('M_1, n_modes')
ax_a.set_title('(A) M_1 Weyl Scaling on d=8 Manifold')
ax_a.legend(fontsize=8, loc='upper left')
ax_a.grid(True, which='both', alpha=0.3)

# Panel B: chi candidates vs L_max
ax_b = fig.add_subplot(gs[0, 1])
colors_chi = {'chi_1': '#CC3333', 'chi_2': '#3333CC', 'chi_3': '#33CC33', 'chi_4': '#CC33CC'}
for chi_name, color in colors_chi.items():
    if chi_name in chi_fits:
        chi_vals = np.array([chi_results[L][chi_name] for L in Lmax_values])
        ax_b.plot(L_arr, chi_vals, 'o-', color=color, markersize=8,
                 label=f"{chi_name}: alpha={chi_fits[chi_name]['alpha']:+.2f}")
ax_b.axhline(chi_needed, color='k', linestyle=':', label=f'chi needed = {chi_needed:.3f}')
ax_b.axhline(3.0*Omega_Lambda, color='gray', linestyle=':', alpha=0.5,
            label=f'3*Omega_L = {3*Omega_Lambda:.3f}')
ax_b.set_yscale('log')
ax_b.set_xlabel('L_max')
ax_b.set_ylabel('chi (dimensionless)')
ax_b.set_title('(B) chi Candidates and CC Target')
ax_b.legend(fontsize=8, loc='best')
ax_b.grid(True, which='both', alpha=0.3)

# Panel C: CC prediction (rho_vac) vs L_max
ax_c = fig.add_subplot(gs[1, 0])
rho_today_arr = np.array([cc_fstar_today[L]['rho_today'] for L in Lmax_values])
ax_c.semilogy(L_arr, rho_today_arr, 'o-', color='#CC3333', markersize=10,
             label='rho_fstar(today, f* + Volovik seesaw)')
ax_c.axhline(rho_Lambda_obs, color='k', linestyle='-', linewidth=2,
            label=f'rho_obs = {rho_Lambda_obs:.2e}')
ax_c.axhline(rho_Lambda_obs * 10, color='k', linestyle=':', alpha=0.4,
            label='10x bound')
ax_c.axhline(rho_Lambda_obs / 10, color='k', linestyle=':', alpha=0.4)
ax_c.set_xlabel('L_max')
ax_c.set_ylabel('rho_vac (GeV^4)')
ax_c.set_title('(C) f*-Scheme CC Prediction vs L_max')
ax_c.legend(fontsize=8, loc='best')
ax_c.grid(True, which='both', alpha=0.3)

# Panel D: CC gap vs L_max
ax_d = fig.add_subplot(gs[1, 1])
gap_arr = np.array([cc_fstar_today[L]['gap_today'] for L in Lmax_values])
ax_d.plot(L_arr, gap_arr, 'o-', color='#CC3333', markersize=10, label='gap (L_max)')
ax_d.axhline(0, color='k', linestyle='-', linewidth=2, label='Match obs (0 OOM)')
ax_d.axhline(0.1, color='k', linestyle=':', alpha=0.4, label='+/-0.1 OOM')
ax_d.axhline(-0.1, color='k', linestyle=':', alpha=0.4)
ax_d.axhline(1.0, color='gray', linestyle=':', alpha=0.3, label='+/-1 OOM (INFO)')
ax_d.axhline(-1.0, color='gray', linestyle=':', alpha=0.3)
ax_d.set_xlabel('L_max')
ax_d.set_ylabel('log10(rho_vac / rho_obs)')
ax_d.set_title('(D) CC Gap vs L_max (f* scheme + Volovik seesaw)')
ax_d.legend(fontsize=8, loc='best')
ax_d.grid(True, which='both', alpha=0.3)

# Panel E: Convergence residuals
ax_e = fig.add_subplot(gs[2, 0])
for name, color in zip(['M1_d2', 'M1_d', 'n_d2', 'a0_d', 'a2_d', 'lam_max'],
                       ['#CC3333', '#3333CC', '#999999', '#33CC33', '#CC33CC', '#CC9933']):
    fit = fit_results[name]
    ax_e.semilogy(L_arr, np.abs(fit['rel_residuals']) + 1e-10, 'o-',
                 color=color, label=f'{name} (alpha={fit["alpha"]:+.2f})')
ax_e.set_xlabel('L_max')
ax_e.set_ylabel('|relative residual|')
ax_e.set_title('(E) Power-Law Fit Residuals')
ax_e.legend(fontsize=7, loc='best')
ax_e.grid(True, which='both', alpha=0.3)

# Panel F: Summary text
ax_f = fig.add_subplot(gs[2, 1])
ax_f.axis('off')
summary_text = (
    f"M1-CC-73B SUMMARY\n"
    f"=================\n\n"
    f"M_1^(d2) ~ L^{alpha_M1_d2:+.2f}\n"
    f"M_1^(d)  ~ L^{alpha_M1_d:+.2f}\n"
    f"lam_max  ~ L^{alpha_lam_max:+.2f}\n\n"
    f"chi_2 = M_1/(n*lam_max)\n"
    f"chi_2 ~ L^{chi_fits['chi_2']['alpha']:+.3f}\n"
    f"chi_2 at L=3: {chi_results[3]['chi_2']:.5f}\n"
    f"chi_2 at L=7: {chi_results[7]['chi_2']:.5f}\n"
    f"chi_2 needed: {chi_needed:.5f}\n\n"
    f"f* rho_today(L=7): {cc_fstar_today[7]['rho_today']:.2e}\n"
    f"chi_2 rho_today:   {chi_results[7]['chi_2']*H_sq_MPl_sq:.2e}\n"
    f"rho_Lambda_obs:    {rho_Lambda_obs:.2e}\n\n"
    f"Gap (f*):    {cc_fstar_today[7]['gap_today']:+.2f} OOM\n"
    f"Gap (chi_2): {np.log10(chi_results[7]['chi_2']*H_sq_MPl_sq/rho_Lambda_obs):+.2f} OOM\n\n"
    f"VERDICT: {verdict}\n\n"
    f"Cross-checks (L_max=3 canonical):\n"
    f"  a_0 L3:  {'PASS' if CROSSCHECK_A0 else 'FAIL'}\n"
    f"  a_2 L3:  {'PASS' if CROSSCHECK_A2 else 'FAIL'}\n"
    f"  a_4 L3:  {'PASS' if CROSSCHECK_A4 else 'FAIL'}\n"
    f"  M_1 L3:  {'PASS' if CROSSCHECK_M1 else 'FAIL'}"
)
ax_f.text(0.05, 0.95, summary_text, transform=ax_f.transAxes,
         fontfamily='monospace', fontsize=9, verticalalignment='top',
         bbox=dict(boxstyle='round', facecolor='lightyellow', alpha=0.7))

plt.suptitle(f'M1-CC-73B: Absolute First Moment Convergence (tau={tau_target}) — '
            f'Verdict: {verdict}',
            fontsize=13)
plt.savefig('s73b_m1_convergence.png', dpi=120, bbox_inches='tight')
plt.close()
print("  Saved plot: s73b_m1_convergence.png")

# =============================================================================
# STEP 10: Save data
# =============================================================================
print("\n" + "=" * 78)
print("STEP 10: Save results to s73b_m1_convergence.npz")
print("=" * 78)

# Flatten data for saving
M1_d2_arr = np.array([moments[L]['M1_d2'] for L in Lmax_values])
M1_d_arr = np.array([moments[L]['M1_d'] for L in Lmax_values])
n_d2_arr = np.array([moments[L]['n_d2'] for L in Lmax_values])
n_d_arr = np.array([moments[L]['n_d'] for L in Lmax_values])
lam_max_arr = np.array([moments[L]['lam_max'] for L in Lmax_values])
lam_min_arr = np.array([moments[L]['lam_min'] for L in Lmax_values])
a0_d_arr = np.array([moments[L]['a0_d'] for L in Lmax_values])
a2_d_arr = np.array([moments[L]['a2_d'] for L in Lmax_values])
a4_d_arr = np.array([moments[L]['a4_d'] for L in Lmax_values])
avg_d2_arr = np.array([moments[L]['avg_d2'] for L in Lmax_values])
avg_d_arr = np.array([moments[L]['avg_d'] for L in Lmax_values])

chi_1_arr = np.array([chi_results[L]['chi_1'] for L in Lmax_values])
chi_2_arr = np.array([chi_results[L]['chi_2'] for L in Lmax_values])
chi_3_arr = np.array([chi_results[L]['chi_3'] for L in Lmax_values])
chi_4_arr = np.array([chi_results[L]['chi_4'] for L in Lmax_values])

rho_fold_fstar = np.array([cc_fstar_today[L]['rho_fold'] for L in Lmax_values])
rho_today_fstar = np.array([cc_fstar_today[L]['rho_today'] for L in Lmax_values])
gap_today_fstar = np.array([cc_fstar_today[L]['gap_today'] for L in Lmax_values])

np.savez('s73b_m1_convergence.npz',
    # Gate metadata
    gate_name='M1-CC-73B',
    gate_verdict=verdict,
    gate_detail=verdict_detail,
    # Configuration
    Lmax_values=np.array(Lmax_values),
    tau_target=tau_target,
    alpha_star=alpha_star,
    beta_star=beta_star,
    EVAL_CUTOFF=EVAL_CUTOFF,  # (local)
    # Raw moments
    M1_d2=M1_d2_arr,
    M1_d=M1_d_arr,
    n_d2=n_d2_arr,
    n_d=n_d_arr,
    lam_max=lam_max_arr,
    lam_min=lam_min_arr,
    a0_d=a0_d_arr,
    a2_d=a2_d_arr,
    a4_d=a4_d_arr,
    avg_d2=avg_d2_arr,
    avg_d=avg_d_arr,
    # Power-law fits
    alpha_M1_d2=alpha_M1_d2,
    alpha_M1_d=alpha_M1_d,
    alpha_n_d2=fit_results['n_d2']['alpha'],
    alpha_n_d=fit_results['n_d']['alpha'],
    alpha_lam_max=alpha_lam_max,
    alpha_a0=alpha_a0,
    alpha_a2=alpha_a2,
    alpha_a4=alpha_a4,
    A_M1_d2=fit_results['M1_d2']['A'],
    A_M1_d=fit_results['M1_d']['A'],
    # Power-law fit quality
    residual_M1_d2_max=fit_results['M1_d2']['max_residual'],
    residual_M1_d_max=fit_results['M1_d']['max_residual'],
    M1_d2_clean_powerlaw=M1_d2_clean_powerlaw,
    # chi definitions
    chi_1=chi_1_arr,
    chi_2=chi_2_arr,
    chi_3=chi_3_arr,
    chi_4=chi_4_arr,
    chi_needed=chi_needed,
    alpha_chi_1=chi_fits['chi_1']['alpha'],
    alpha_chi_2=chi_fits['chi_2']['alpha'],
    alpha_chi_3=chi_fits['chi_3']['alpha'],
    alpha_chi_4=chi_fits['chi_4']['alpha'],
    # CC predictions
    H_sq_MPl_sq=H_sq_MPl_sq,
    rho_Lambda_obs=rho_Lambda_obs,
    seesaw_factor=seesaw_factor,
    rho_fold_fstar=rho_fold_fstar,
    rho_today_fstar=rho_today_fstar,
    gap_today_fstar=gap_today_fstar,
    # Comparison to S66
    rho_SA_a0_S66=rho_SA_a0_S66,
    rho_SA_a0_S66_L7=rho_SA_a0_S66_L7,
    S66_L7_gap_fold=S66_L7_gap_fold,
    S66_scheme='f_0=1, rho_SA=(2/pi^2)*a_0*M_KK^4',
    f_star_scheme='alpha*M_1*M_KK^3 (f*=alpha*sqrt+beta*exp)',
    S66_used_a0_Lmax3=True,  # canonical a0_fold = 6440 is L_max=3 value
    # Cross-checks
    crosscheck_a0=CROSSCHECK_A0,
    crosscheck_a2=CROSSCHECK_A2,
    crosscheck_a4=CROSSCHECK_A4,
    crosscheck_M1=CROSSCHECK_M1,
    M1_d_L3_stored=M1_d_L3_stored,
    # Pointers
    s73a_bbn_constraint='rho_vac MUST use non-additive G-renorm (alpha_track<0.0038)',
    s66_reference='DILUTION-CC-66 PASS at 0.01 OOM via rho_vac(fold)*(H_0/M_KK)^2',
)
print("  Saved data: s73b_m1_convergence.npz")

# =============================================================================
# FINAL REPORT
# =============================================================================
print("\n" + "=" * 78)
print("M1-CC-73B FINAL REPORT")
print("=" * 78)
print(f"\nVerdict: {verdict}")
print(f"Detail:  {verdict_detail}")
print(f"\nBidirectional finding:")
print(f"  (a) M_1 Weyl scaling: alpha_M1_d2 = {alpha_M1_d2:+.3f}")
if alpha_M1_d2 > 0:
    print(f"      M_1 DIVERGES at predictable Weyl rate.")
    print(f"      Power-law fit residuals: {fit_results['M1_d2']['max_residual']:.2e}")
    print(f"      Absorbable? chi_2 ~ L^{chi_fits['chi_2']['alpha']:+.3f} (bounded)")
else:
    print(f"      M_1 CONVERGES with L.")
print(f"\n  (b) f*-scheme CC prediction at L_max=7 (with Volovik seesaw):")
print(f"      rho_today = {cc_fstar_today[7]['rho_today']:.4e} GeV^4")
print(f"      gap       = {cc_fstar_today[7]['gap_today']:+.3f} OOM")
print(f"\n  (c) chi-based CC prediction at L_max=7:")
print(f"      chi_2     = {chi_results[7]['chi_2']:.5f} (L=7 value)")
print(f"      chi_2_needed = {chi_needed:.5f}")
print(f"      ratio     = {chi_results[7]['chi_2']/chi_needed:.4e}")
print(f"\n  (d) Comparison to S66 DILUTION-CC-66:")
print(f"      S66 scheme: f_0=1 -> rho_SA = (2/pi^2)*a_0*M_KK^4 = {rho_SA_a0_S66:.4e}")
print(f"      S66 verdict: PASS at 0.01 OOM after Volovik seesaw")
print(f"      f* scheme: alpha*M_1*M_KK^3 at L=7 = {cc_fstar_today[7]['rho_fold']:.4e}")
improvement = np.log10(rho_SA_a0_S66) - np.log10(cc_fstar_today[7]['rho_fold'])  # (local)
print(f"      Ratio (S66/f*): {improvement:+.3f} OOM")

print("\nAll outputs written.")
print("=" * 78)
